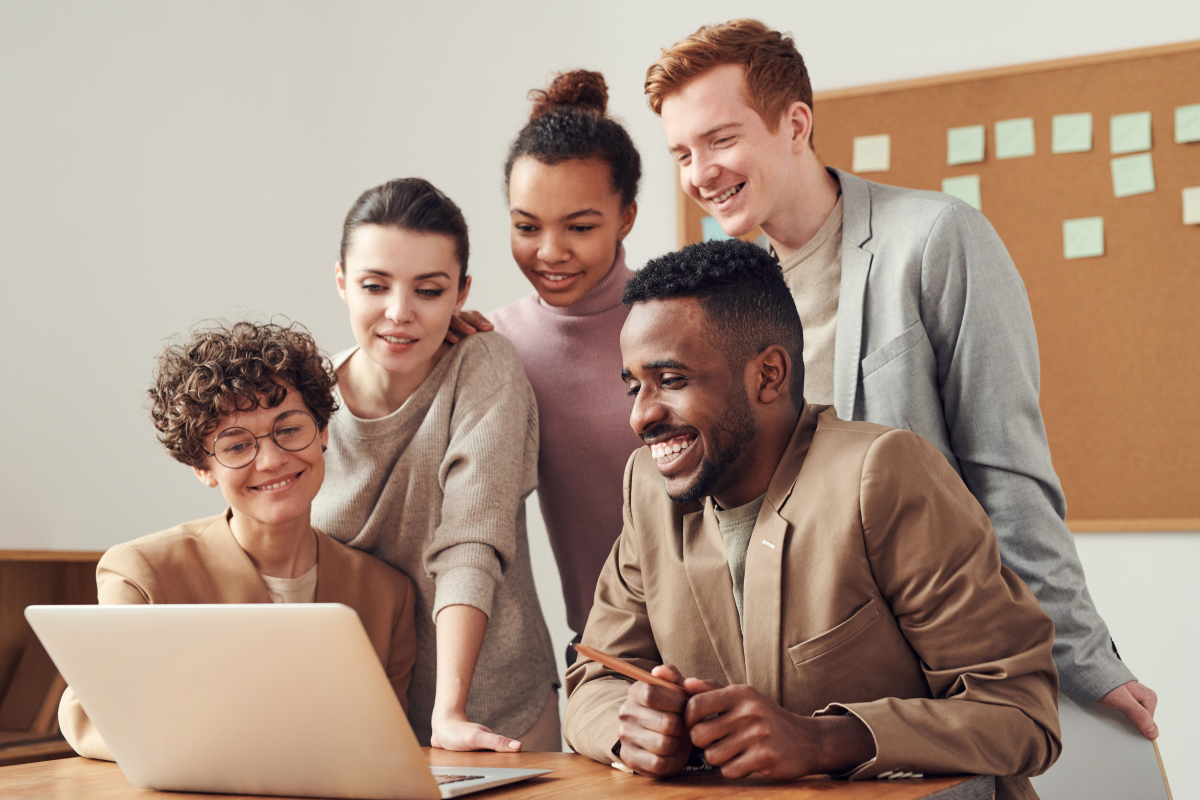
#> input picture openCV face and eye detecter/img.jpg, 6000 x 4000 px (shown at 1/5 size)
$ jupyter execute try1.ipynb   (shell and % lines are left out)
#> lines starting #> are read from the running program, lines starting #| are printed output that depends on the picture
[cell 1]
import cv2 as cv

[cell 2]
#reading and displaying the image
image=cv.imread('img.jpg')
#> image is the input picture: shape (4000, 6000, 3); mean B, G, R 129.3, 145, 169.2
#('random',image)
cv.waitKey(0)

[cell 3]
width = int(image.shape[1] * 0.3)
#> width = 1800
height = int(image.shape[0] *0.3)
#> height = 1200
dim = (width, height)
#> dim = (1800, 1200)
# resize image
resized = cv.resize(image, dim, interpolation = cv.INTER_AREA)
#cv.imshow('random',resized)
cv.waitKey(0)

[cell 4]
#changing to gray
gray=cv.cvtColor(resized,cv.COLOR_BGR2GRAY)
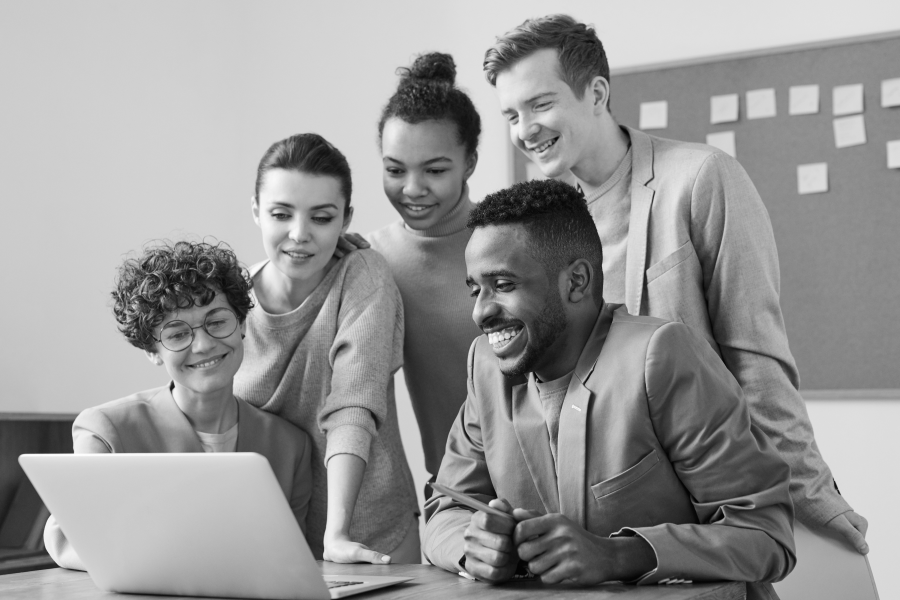
#> gray: shape (1200, 1800) (shown at 1/2 size); min 2, max 254, mean 150.5
#cv.imshow('skfd',gray)
cv.waitKey(0)

[cell 5]
#function to detect face
def face():
      newimg=resized.copy()
      haar = cv.CascadeClassifier('face.xml')
      faces = haar.detectMultiScale(gray, scaleFactor=1.05, minNeighbors=5)
#> faces = [[1111, 547, 38, 38], [1645, 197, 94, 94], [623, 1082, 111, 111], [631, 630, 172, 172], [725, 257, 211, 211], [492, 347, 216, 216], [299, 586, 193, 193], [960, 131, 217, 217], [853, 483, 251, 251]]
      for (x,y,a,b) in faces:
               cv.rectangle(newimg, (x,y), (x+a,y+b), (0,255,0), thickness=2)
#> this loop made 9 passes
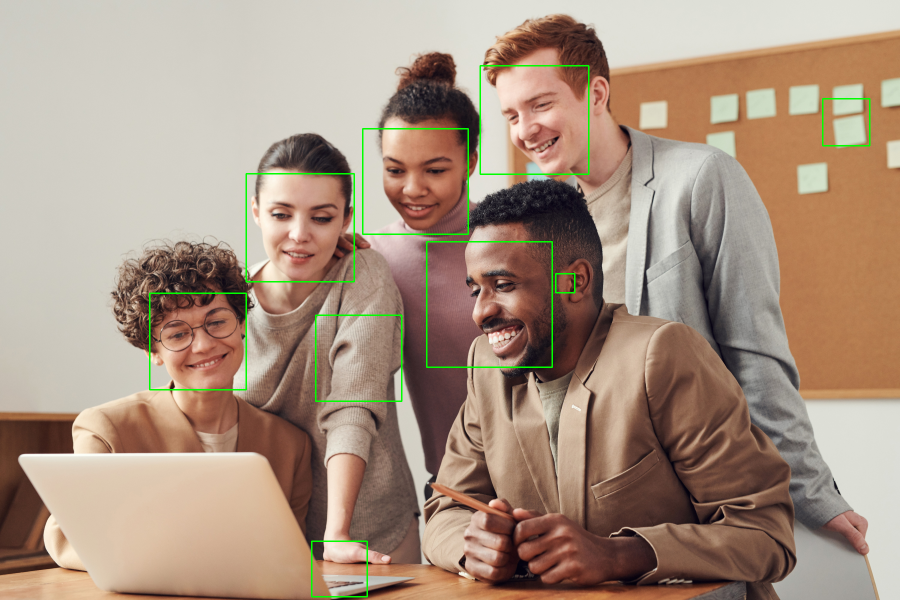
#> newimg: shape (1200, 1800, 3) (shown at 1/2 size); mean B, G, R 128.4, 146, 167.9
      cv.imshow('detected',newimg)

[cell 6]
#function to detect eyes
def eye():
    newimg1=resized.copy()
    haar1=cv.CascadeClassifier('eyes.xml')
    smile=haar1.detectMultiScale(gray,scaleFactor=1.17,minNeighbors=4)
#> smile = 13 rows, first 6: [440, 702, 22, 22], [365, 722, 26, 26], [939, 1148, 23, 23], [1313, 1158, 23, 23], [766, 317, 48, 48], [1061, 192, 43, 43]
    for (x2,y2,w2,h2) in smile:
        eye_center = ( x2 + w2//2,  y2 + h2//2)
        radius = int(round((w2 + h2)*0.25))
        cv.circle(newimg1, eye_center, radius, (255, 0, 0 ), 4)
        cv.imshow('detected',newimg1)
#> this loop made 13 passes
#> (x2, y2, w2, h2, eye_center, radius) on passes 1 to 12: (440, 702, 22, 22, (451, 713), 11), (365, 722, 26, 26, (378, 735), 13), (939, 1148, 23, 23, (950, 1159), 12), (1313, 1158, 23, 23, (1324, 1169), 12), (766, 317, 48, 48, (790, 341), 24), (1061, 192, 43, 43, (1082, 213), 22), (536, 400, 56, 56, (564, 428), 28), (332, 654, 37, 37, (350, 672), 18), (1039, 193, 45, 45, (1061, 215), 22), (1003, 207, 52, 52, (1029, 233), 26), (841, 317, 47, 47, (864, 340), 24), (616, 409, 51, 51, (641, 434), 26)
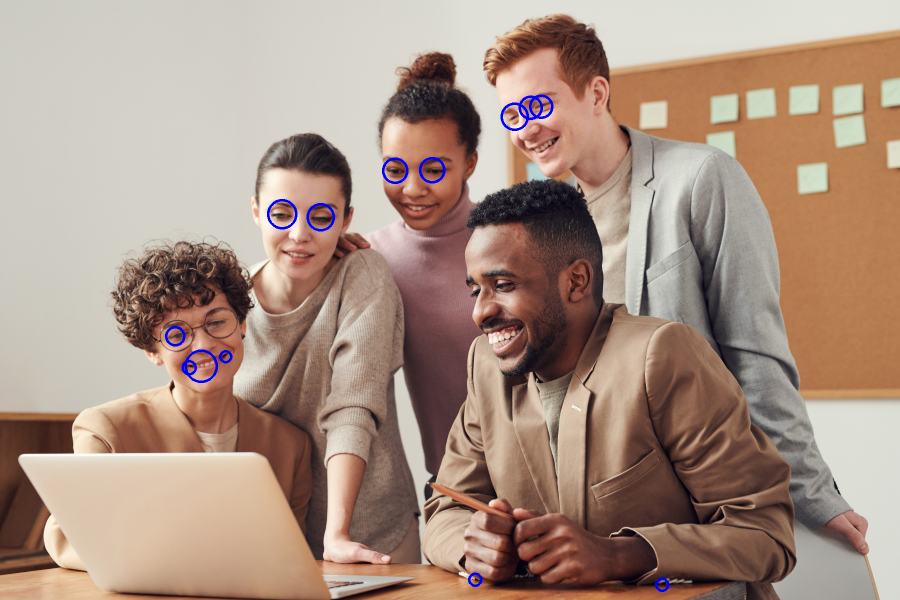
#> newimg1: shape (1200, 1800, 3) (shown at 1/2 size); mean B, G, R 129.9, 144.5, 168.5
